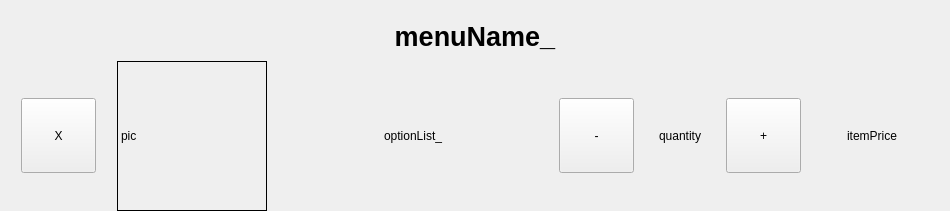
<?xml version="1.0" encoding="UTF-8"?>
<ui version="4.0">
 <class>Form</class>
 <widget class="QWidget" name="Form">
  <property name="geometry">
   <rect>
    <x>0</x>
    <y>0</y>
    <width>950</width>
    <height>211</height>
   </rect>
  </property>
  <property name="sizePolicy">
   <sizepolicy hsizetype="Fixed" vsizetype="Preferred">
    <horstretch>0</horstretch>
    <verstretch>0</verstretch>
   </sizepolicy>
  </property>
  <property name="minimumSize">
   <size>
    <width>950</width>
    <height>0</height>
   </size>
  </property>
  <property name="maximumSize">
   <size>
    <width>1050</width>
    <height>123123</height>
   </size>
  </property>
  <property name="windowTitle">
   <string>Form</string>
  </property>
  <property name="styleSheet">
   <string notr="true"/>
  </property>
  <layout class="QGridLayout" name="gridLayout">
   <property name="leftMargin">
    <number>0</number>
   </property>
   <property name="rightMargin">
    <number>0</number>
   </property>
   <property name="bottomMargin">
    <number>0</number>
   </property>
   <property name="spacing">
    <number>0</number>
   </property>
   <item row="0" column="0">
    <widget class="QLabel" name="menuName_">
     <property name="sizePolicy">
      <sizepolicy hsizetype="MinimumExpanding" vsizetype="MinimumExpanding">
       <horstretch>0</horstretch>
       <verstretch>0</verstretch>
      </sizepolicy>
     </property>
     <property name="minimumSize">
      <size>
       <width>300</width>
       <height>50</height>
      </size>
     </property>
     <property name="maximumSize">
      <size>
       <width>16777215</width>
       <height>50</height>
      </size>
     </property>
     <property name="font">
      <font>
       <pointsize>20</pointsize>
       <weight>75</weight>
       <bold>true</bold>
      </font>
     </property>
     <property name="styleSheet">
      <string notr="true"/>
     </property>
     <property name="text">
      <string>menuName_</string>
     </property>
     <property name="alignment">
      <set>Qt::AlignCenter</set>
     </property>
    </widget>
   </item>
   <item row="1" column="0">
    <layout class="QHBoxLayout" name="horizontalLayout">
     <item>
      <widget class="QPushButton" name="btn_remove_item">
       <property name="sizePolicy">
        <sizepolicy hsizetype="Fixed" vsizetype="Fixed">
         <horstretch>0</horstretch>
         <verstretch>0</verstretch>
        </sizepolicy>
       </property>
       <property name="minimumSize">
        <size>
         <width>75</width>
         <height>75</height>
        </size>
       </property>
       <property name="maximumSize">
        <size>
         <width>75</width>
         <height>75</height>
        </size>
       </property>
       <property name="text">
        <string>X</string>
       </property>
      </widget>
     </item>
     <item>
      <widget class="QLabel" name="menuPic_">
       <property name="sizePolicy">
        <sizepolicy hsizetype="Preferred" vsizetype="Fixed">
         <horstretch>0</horstretch>
         <verstretch>0</verstretch>
        </sizepolicy>
       </property>
       <property name="minimumSize">
        <size>
         <width>150</width>
         <height>150</height>
        </size>
       </property>
       <property name="maximumSize">
        <size>
         <width>150</width>
         <height>150</height>
        </size>
       </property>
       <property name="frameShape">
        <enum>QFrame::Box</enum>
       </property>
       <property name="text">
        <string>pic</string>
       </property>
      </widget>
     </item>
     <item>
      <widget class="QLabel" name="optionList_">
       <property name="minimumSize">
        <size>
         <width>250</width>
         <height>150</height>
        </size>
       </property>
       <property name="maximumSize">
        <size>
         <width>250</width>
         <height>150</height>
        </size>
       </property>
       <property name="text">
        <string>optionList_</string>
       </property>
       <property name="alignment">
        <set>Qt::AlignCenter</set>
       </property>
      </widget>
     </item>
     <item>
      <widget class="QPushButton" name="btn_decrease_menuAmount">
       <property name="sizePolicy">
        <sizepolicy hsizetype="Fixed" vsizetype="Fixed">
         <horstretch>0</horstretch>
         <verstretch>0</verstretch>
        </sizepolicy>
       </property>
       <property name="minimumSize">
        <size>
         <width>75</width>
         <height>75</height>
        </size>
       </property>
       <property name="maximumSize">
        <size>
         <width>75</width>
         <height>75</height>
        </size>
       </property>
       <property name="text">
        <string>-</string>
       </property>
      </widget>
     </item>
     <item>
      <widget class="QLabel" name="quantity_">
       <property name="sizePolicy">
        <sizepolicy hsizetype="Preferred" vsizetype="Preferred">
         <horstretch>0</horstretch>
         <verstretch>0</verstretch>
        </sizepolicy>
       </property>
       <property name="minimumSize">
        <size>
         <width>50</width>
         <height>50</height>
        </size>
       </property>
       <property name="maximumSize">
        <size>
         <width>50</width>
         <height>50</height>
        </size>
       </property>
       <property name="frameShape">
        <enum>QFrame::NoFrame</enum>
       </property>
       <property name="text">
        <string>quantity</string>
       </property>
       <property name="alignment">
        <set>Qt::AlignCenter</set>
       </property>
      </widget>
     </item>
     <item>
      <widget class="QPushButton" name="btn_increase_menuAmount">
       <property name="sizePolicy">
        <sizepolicy hsizetype="Fixed" vsizetype="Fixed">
         <horstretch>0</horstretch>
         <verstretch>0</verstretch>
        </sizepolicy>
       </property>
       <property name="minimumSize">
        <size>
         <width>75</width>
         <height>75</height>
        </size>
       </property>
       <property name="maximumSize">
        <size>
         <width>75</width>
         <height>75</height>
        </size>
       </property>
       <property name="text">
        <string>+</string>
       </property>
      </widget>
     </item>
     <item>
      <widget class="QLabel" name="itemPrice_">
       <property name="minimumSize">
        <size>
         <width>100</width>
         <height>50</height>
        </size>
       </property>
       <property name="maximumSize">
        <size>
         <width>100</width>
         <height>50</height>
        </size>
       </property>
       <property name="text">
        <string>itemPrice</string>
       </property>
       <property name="alignment">
        <set>Qt::AlignCenter</set>
       </property>
      </widget>
     </item>
    </layout>
   </item>
  </layout>
 </widget>
 <resources/>
 <connections>
  <connection>
   <sender>btn_remove_item</sender>
   <signal>clicked()</signal>
   <receiver>Form</receiver>
   <slot>remove_item()</slot>
   <hints>
    <hint type="sourcelabel">
     <x>47</x>
     <y>152</y>
    </hint>
    <hint type="destinationlabel">
     <x>65</x>
     <y>419</y>
    </hint>
   </hints>
  </connection>
  <connection>
   <sender>btn_decrease_menuAmount</sender>
   <signal>clicked()</signal>
   <receiver>Form</receiver>
   <slot>decrease_menuAmount()</slot>
   <hints>
    <hint type="sourcelabel">
     <x>587</x>
     <y>146</y>
    </hint>
    <hint type="destinationlabel">
     <x>585</x>
     <y>339</y>
    </hint>
   </hints>
  </connection>
  <connection>
   <sender>btn_increase_menuAmount</sender>
   <signal>clicked()</signal>
   <receiver>Form</receiver>
   <slot>increase_menuAmount()</slot>
   <hints>
    <hint type="sourcelabel">
     <x>766</x>
     <y>147</y>
    </hint>
    <hint type="destinationlabel">
     <x>764</x>
     <y>350</y>
    </hint>
   </hints>
  </connection>
 </connections>
 <slots>
  <slot>remove_item()</slot>
  <slot>decrease_menuAmount()</slot>
  <slot>increase_menuAmount()</slot>
 </slots>
</ui>
